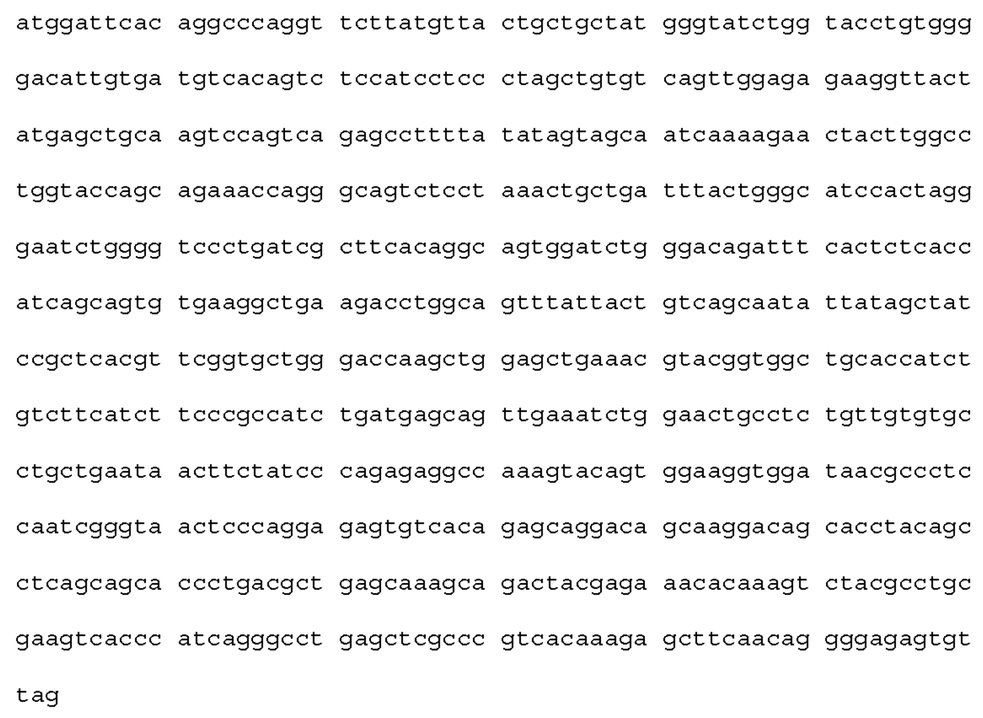
#> input picture example_images/separated_characters.png, 983 x 718 px, shrunk from 2240 x 1636 before the run
$ python dna_trainer_processor.py
#> lines starting #> are read from the running program, lines starting #| are printed output that depends on the picture
#> the answer given: example_images/separated_characters.png
import cv2
import numpy as np
from PIL import Image, ImageEnhance
import tkinter as tk
from tkinter import filedialog, messagebox
import os
from pathlib import Path
import json

class DNAImageProcessor:
    def __init__(self):
        self.image = None
        self.processed_image = None
        self.current_char = 'a'  # Start with 'a'
        self.selections = []
        self.window_name = 'DNA Character Selector'
        self.output_dir = Path('dna_training_data')
        self.config_file = Path('processor_config.json')
        self.roi_size = 40  # Size of selection box
        self.current_position = None
        self.saved_count = self.load_saved_counts()

    def load_saved_counts(self):
        """Load previously saved character counts"""
        if self.config_file.exists():
            with open(self.config_file, 'r') as f:
                return json.load(f)
        return {'a': 0, 'c': 0, 'g':0, 't': 0}

    def save_counts(self):
        """Save current character counts"""
        with open(self.config_file, 'w') as f:
            json.dump(self.saved_count, f)

    def preprocess_image(self, image_path):
        """Load and preprocess the image for better character visibility"""
#> called with image_path = 'example_images/separated_characters.png'
        # Read image
        img = cv2.imread(image_path)
#> img is the input picture: shape (718, 983, 3); min 0, max 255, mean 239.7
        if img is None:
            raise ValueError("Could not load image")

        # Convert to grayscale
        gray = cv2.cvtColor(img, cv2.COLOR_BGR2GRAY)

        # Apply adaptive thresholding
        binary = cv2.adaptiveThreshold(
            gray,
            255,
            cv2.ADAPTIVE_THRESH_GAUSSIAN_C,
            cv2.THRESH_BINARY,
            11,
            2
        )
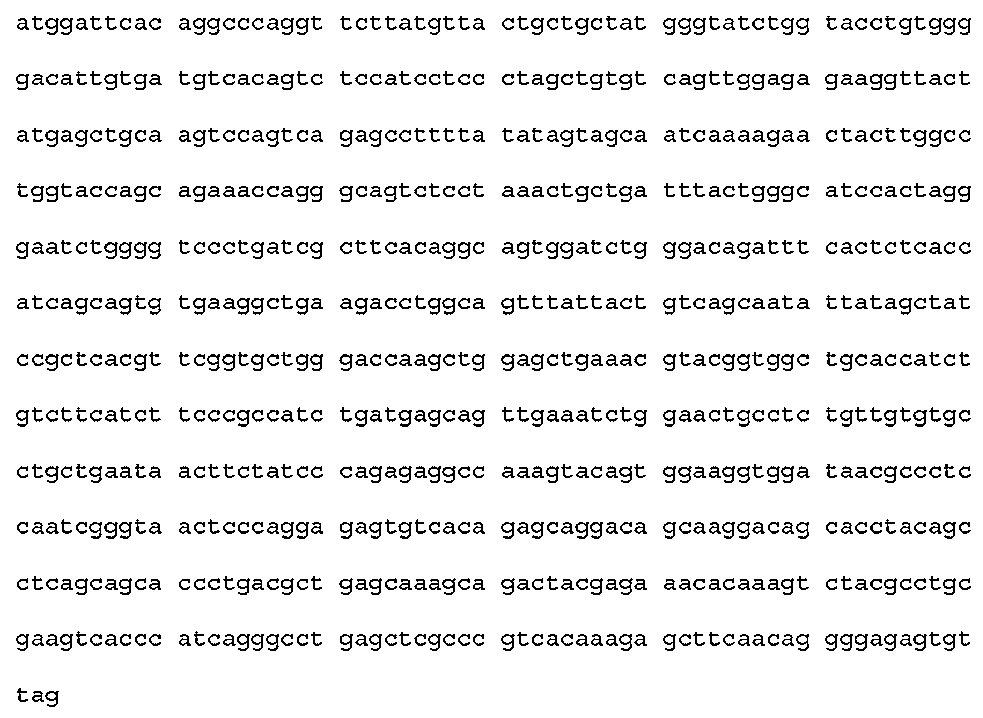
#> binary: shape (718, 983); 92.6% white; black in thin lines or dots

        # Invert if necessary (ensure white background, black text)
        if np.mean(binary[0:10, 0:10]) < 127:  # Check corner for background color
            binary = cv2.bitwise_not(binary)

        # Denoise
        denoised = cv2.fastNlMeansDenoising(binary)

        self.image = img
        self.processed_image = denoised
        return denoised

    def mouse_callback(self, event, x, y, flags, param):
        """Handle mouse events for character selection"""
        if event == cv2.EVENT_MOUSEMOVE:
            self.current_position = (x, y)
            self.update_display()

        elif event == cv2.EVENT_LBUTTONDOWN:
            # Extract and save character
            half_size = self.roi_size // 2
            x1, y1 = x - half_size, y - half_size
            x2, y2 = x + half_size, y + half_size

            # Ensure within bounds
            h, w = self.processed_image.shape
            x1, y1 = max(0, x1), max(0, y1)
            x2, y2 = min(w, x2), min(h, y2)

            if x2 - x1 > 0 and y2 - y1 > 0:
                char_img = self.processed_image[y1:y2, x1:x2]
                self.save_character(char_img)

    def save_character(self, char_img):
        """Save the selected character"""
        # Create directory if it doesn't exist
        char_dir = self.output_dir / self.current_char
        char_dir.mkdir(parents=True, exist_ok=True)

        # Generate filename
        self.saved_count[self.current_char] += 1
        filename = f"{self.current_char}{self.saved_count[self.current_char]}.png"

        # Save image
        cv2.imwrite(str(char_dir / filename), char_img)
        print(f"Saved {filename} to {char_dir}")
        self.save_counts()

    def update_display(self):
        """Update the display with current selection box"""
        display_img = cv2.cvtColor(self.processed_image, cv2.COLOR_GRAY2BGR)
#> display_img: shape (718, 983, 3); 92.6% white; black in thin lines or dots

        if self.current_position:
            x, y = self.current_position
            half_size = self.roi_size // 2

            # Draw selection box
            cv2.rectangle(
                display_img,
                (x - half_size, y - half_size),
                (x + half_size, y + half_size),
                (0, 255, 0),
                1
            )

            # Show current character being selected
            cv2.putText(
                display_img,
                f"Current: {self.current_char.upper()} ({self.saved_count[self.current_char]} saved)",
                (10, 30),
                cv2.FONT_HERSHEY_SIMPLEX,
                1,
                (0, 255, 0),
                2
            )

        cv2.imshow(self.window_name, display_img)

    def process_image(self, image_path):
        """Main processing loop"""
        # Preprocess image
        processed = self.preprocess_image(image_path)

        # Create window and set mouse callback
        cv2.namedWindow(self.window_name)
        cv2.setMouseCallback(self.window_name, self.mouse_callback)

        print("\nControls:")
        print("Left Click: Select and save character")
        print("A: Switch to selecting 'A's")
        print("C: Switch to selecting 'C's")
        print("G: Switch to selecting 'G's")
        print("T: Switch to selecting 'T's")
        print("+/-: Adjust selection box size")
        print("ESC: Exit")

        while True:
            self.update_display()

            key = cv2.waitKey(1) & 0xFF
#> (key Esc is pressed here)

            if key == 27:  # ESC
                break
            elif key == ord('a'):
                self.current_char = 'a'
            elif key == ord('c'):
                self.current_char = 'c'
            elif key == ord('g'):
                self.current_char = 'g'
            elif key == ord('t'):
                self.current_char = 't'
            elif key == ord('+') or key == ord('='):
                self.roi_size = min(100, self.roi_size + 2)
            elif key == ord('-'):
                self.roi_size = max(10, self.roi_size - 2)

        cv2.destroyAllWindows()
        self.save_counts()

def main():
    # Create GUI for file selection
    root = tk.Tk()
    root.withdraw()  # Hide the main window

    # Select image file
    image_path = filedialog.askopenfilename(
        title="Select DNA Sequence Image",
        filetypes=[
            ("Image files", "*.png *.jpg *.jpeg *.tiff *.bmp"),
            ("All files", "*.*")
        ]
    )

    if not image_path:
        print("No image selected")
        return

    try:
        processor = DNAImageProcessor()
        processor.process_image(image_path)

        print("\nProcessing complete!")
        print("Character counts:")
        for char, count in processor.saved_count.items():
            print(f"{char.upper()}: {count}")

    except Exception as e:
        messagebox.showerror("Error", str(e))
        print(f"Error: {e}")

if __name__ == "__main__":
    main()
